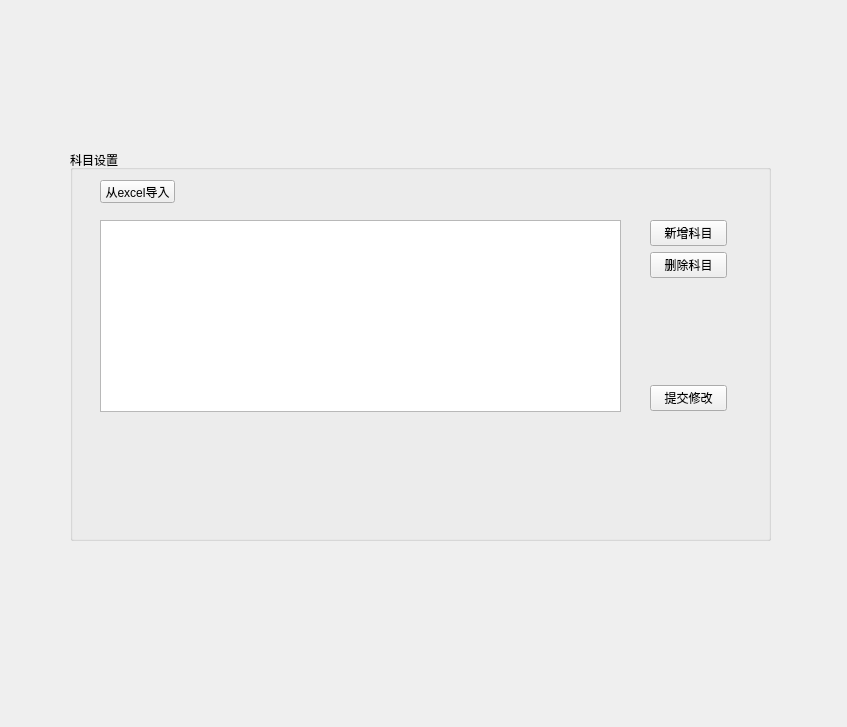
<?xml version="1.0" encoding="UTF-8"?>
<ui version="4.0">
 <class>Form</class>
 <widget class="QWidget" name="Form">
  <property name="geometry">
   <rect>
    <x>0</x>
    <y>0</y>
    <width>847</width>
    <height>727</height>
   </rect>
  </property>
  <property name="windowTitle">
   <string>Form</string>
  </property>
  <widget class="QGroupBox" name="kemuBox">
   <property name="geometry">
    <rect>
     <x>70</x>
     <y>150</y>
     <width>701</width>
     <height>391</height>
    </rect>
   </property>
   <property name="title">
    <string>科目设置</string>
   </property>
   <widget class="QTableView" name="tableView">
    <property name="geometry">
     <rect>
      <x>30</x>
      <y>70</y>
      <width>521</width>
      <height>192</height>
     </rect>
    </property>
   </widget>
   <widget class="QPushButton" name="ExcelInputButton">
    <property name="geometry">
     <rect>
      <x>30</x>
      <y>30</y>
      <width>75</width>
      <height>23</height>
     </rect>
    </property>
    <property name="text">
     <string>从excel导入</string>
    </property>
   </widget>
   <widget class="QWidget" name="">
    <property name="geometry">
     <rect>
      <x>580</x>
      <y>70</y>
      <width>77</width>
      <height>191</height>
     </rect>
    </property>
    <layout class="QVBoxLayout" name="verticalLayout">
     <item>
      <widget class="QPushButton" name="newKemuButton">
       <property name="text">
        <string>新增科目</string>
       </property>
      </widget>
     </item>
     <item>
      <widget class="QPushButton" name="deleteKemuButton">
       <property name="text">
        <string>删除科目</string>
       </property>
      </widget>
     </item>
     <item>
      <spacer name="verticalSpacer">
       <property name="orientation">
        <enum>Qt::Vertical</enum>
       </property>
       <property name="sizeHint" stdset="0">
        <size>
         <width>20</width>
         <height>40</height>
        </size>
       </property>
      </spacer>
     </item>
     <item>
      <widget class="QPushButton" name="submitButton">
       <property name="text">
        <string>提交修改</string>
       </property>
      </widget>
     </item>
    </layout>
   </widget>
  </widget>
 </widget>
 <resources/>
 <connections/>
</ui>
